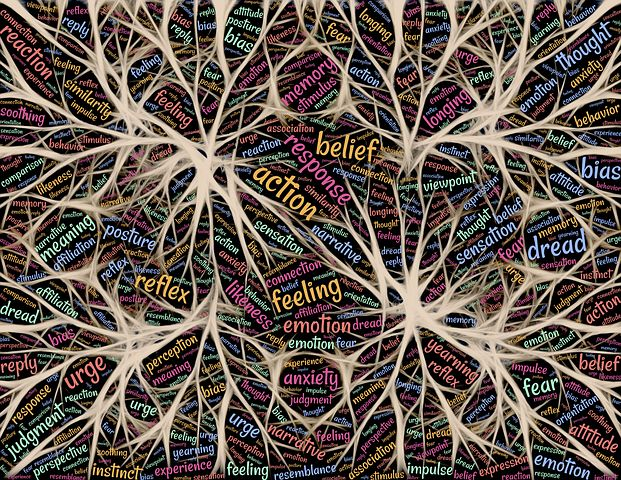
#> input picture mental.jpg, 621 x 480 px, found by its file name
$ jupyter execute RRT_investigation.ipynb
#> lines starting #> are read from the running program, lines starting #| are printed output that depends on the picture; after the words box and inside, x2 and y2 are one past the last pixel; in counts of white or black regions, pixels touching at a corner belong together
# 4. Rapidly Exploring Random Tree

[cell 1]
import cv2
import numpy as np
import matplotlib.pyplot as plt
from skimage import io
from random import randint

## Upload the image ECMAP.png

[cell 2]
cdata = cv2.imread(r'C:\asbjorn\karlsruhe\ss24\MIPN\Lecture4\mental.jpg')
#> cdata is the input picture: shape (480, 621, 3); mean B, G, R 77, 84.2, 96.6
plt.imshow(cdata)
plt.axis('on')
plt.show()

## Chose the starting and target points and show them on the map

[cell 3]
#Start point and target point
start = [200,150]
end = [130,360]

# Show the image
plt.imshow(cdata, cmap='gray')

# Add the start point and the end point on the image
plt.scatter(start[0], start[1], color='orange', marker='o', label='Start')
plt.scatter(end[0], end[1], color='blue', marker='o', label='End')

# Mostra il grafico
plt.show()
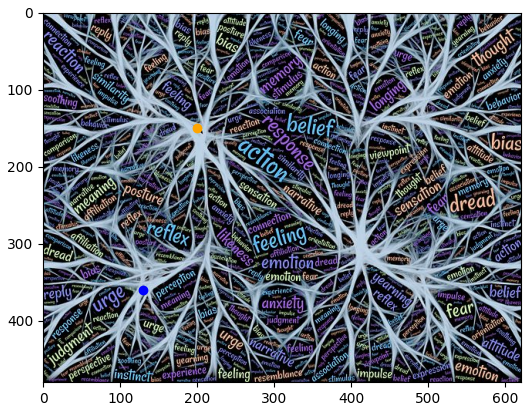
#> figure drawn by matplotlib, 1 panel; B, G, R data is drawn as R, G, B

## Some preprocessing of our map .. ;)

[cell 4]
# Convert the image into a grayscale image
I = cv2.imread(r'C:\asbjorn\karlsruhe\ss24\MIPN\Lecture4\mental.jpg', cv2.IMREAD_GRAYSCALE)
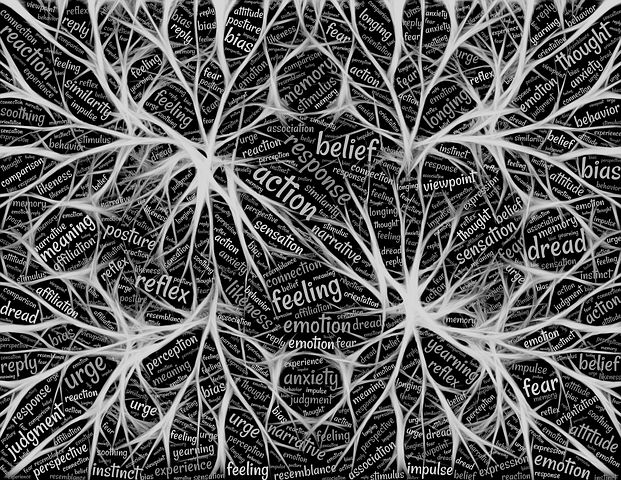
#> I: shape (480, 621); min 0, max 255, mean 86.4
_, BW = cv2.threshold(I, 185, 255, cv2.THRESH_BINARY) #convert into binary image with the correct threshold
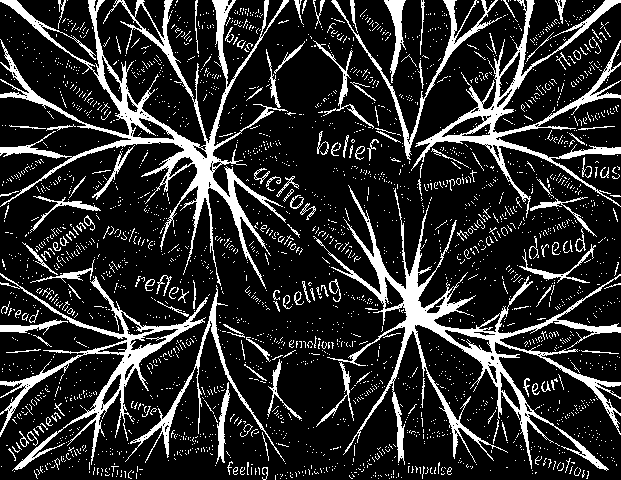
#> BW: shape (480, 621); 17.3% white; 2928 white regions (2791 under 20 px), largest, box (x1, y1, x2, y2) and area: (0, 0, 289, 289) 10908, (313, 185, 621, 471) 10181, (411, 0, 621, 218) 5409
BW2 = cv2.bitwise_not(BW) # Invert binary image
BW3 = cv2.morphologyEx(BW2, cv2.MORPH_OPEN, np.ones((5, 5), np.uint8), iterations=1) # Remove small (less than 500 pixels) connected components
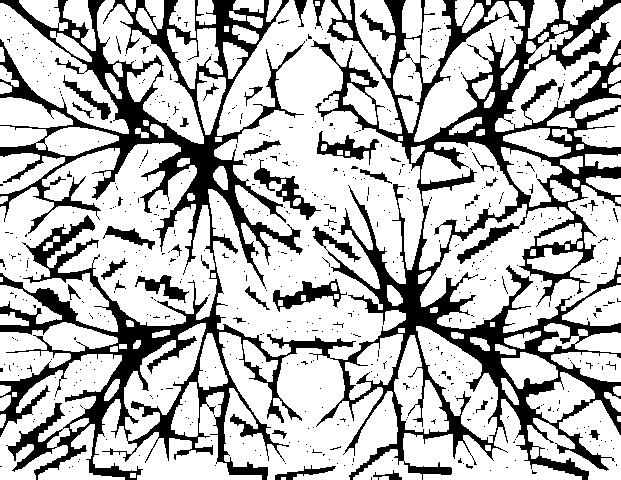
#> BW3: shape (480, 621); 72.4% white; 611 black regions (567 under 20 px), largest, box (x1, y1, x2, y2) and area: (0, 0, 621, 480) 74760, (254, 159, 321, 220) 873, (273, 279, 347, 312) 859
BW4 = cv2.bitwise_not(BW3) # Reverse the open image
BW5 = cv2.bitwise_not(cv2.bitwise_not(BW4) - cv2.dilate(BW4, np.ones((3, 3), np.uint8), iterations=1)) # Filling empty holes in the image
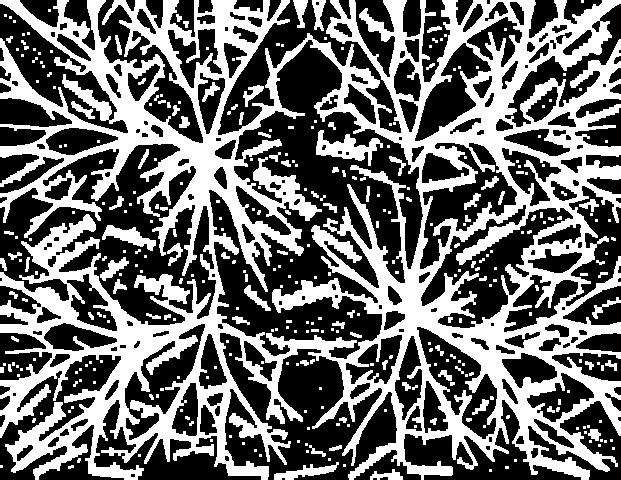
#> BW5: shape (480, 621); min 0, max 255, mean 108.8

plt.imshow(BW5, cmap = 'gray')
plt.scatter(start[0], start[1], color='orange', marker='o', label='Start')
plt.scatter(end[0], end[1], color='blue', marker='o', label='End')
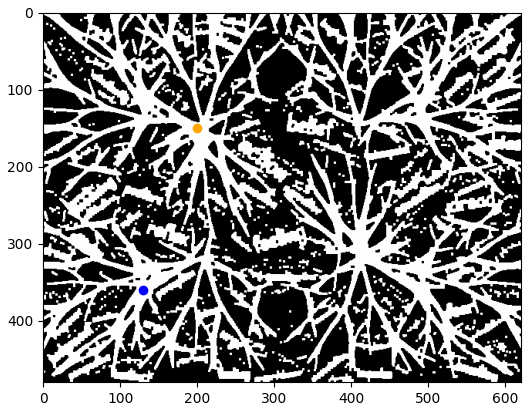
#> figure drawn by matplotlib, 1 panel

## RRT Function

[cell 5]
class Node:
    def __init__(self, x, y):
        self.x = x
        self.y = y
        self.parent = None

def distance(a, b):
    return np.sqrt((a.x - b.x)**2 + (a.y - b.y)**2)

def rand_node(w, h):
    return Node(randint(0, w - 1), randint(0, h - 1))

def closest_node(node, nodes):
    close_nodes = sorted(nodes, key=lambda n: distance(node, n))
    return close_nodes[0]

def new_node(direction, close_point, step=10):
    dist = distance(direction, close_point)
    if dist > step:
        prop_x = close_point.x + (direction.x - close_point.x) * step / dist
        prop_y = close_point.y + (direction.y - close_point.y) * step / dist
        return Node(int(prop_x), int(prop_y))
    else:
        return direction

def collision(node, map):
    try:
        return map[int(node.y), int(node.x)] == 0
    except:
        return 1

def rrt(map, start, end, iteration=8000, step=7):
#> called with iteration = 8000, step = 7
    w, h = map.shape
#> w = 480; h = 621
    start_node = Node(start[0], start[1])
    end_node = Node(end[0], end[1])
    nodes = [start_node]
    every_nodes = [start_node]  # Variable to save all nodes

    for i in range(iteration):
        rnd_node = rand_node(w, h) if randint(0, 100) > 50 else end_node
        close_node = closest_node(rnd_node, nodes)
        new_prop_node = new_node(rnd_node, close_node, step)

        if not collision(new_prop_node, map):
            new_prop_node.parent = close_node
            nodes.append(new_prop_node)
            every_nodes.append(new_prop_node)  # Add the new node to the list of all nodes

            if distance(new_prop_node, end_node) < step:
                end_node.parent = new_prop_node
                nodes.append(end_node)
                every_nodes.append(end_node)  # Add the final node if reached
                break
#> this loop made 8000 passes
#> dist in new_node on passes 16, 17, 19: 201.3, 98.01, 27.89
#> after the loop, every_nodes = 654 items; nodes = 654 items

    path = []
    current_node = end_node
    while current_node.parent is not None:
        path.append((current_node.x, current_node.y))
        current_node = current_node.parent
#> this loop made 0 passes
#> after the loop, path = []
    path.append((start_node.x, start_node.y))

    return path[::-1], every_nodes  # Returns both the route and all nodes

## Set start and target point and compute the path thorugh the rrt

[cell 6]
# Run RRT and get all nodes
path, every_nodes = rrt(BW5, start, end)
#> path = [(200, 150)]; every_nodes = 654 items

## Drawing the RRT tree

[cell 7]
# Draw tree
def draw_tree(nodes):
    plt.imshow(BW5, cmap='gray', origin='lower')
    for node in nodes:
        if node.parent:
            plt.plot([node.x, node.parent.x], [node.y, node.parent.y], 'r-')

# Draw path
def draw_path(path):
    plt.imshow(BW5, cmap='gray', origin='lower')
    xs, ys = zip(*path)  # Create separate lists for x and y co-ordinates
#> xs = (200,); ys = (150,)
    plt.plot(xs, ys, 'g-', linewidth=2)

# Draw the tree and the path
draw_tree(every_nodes)
draw_path(path)

plt.scatter(start[0], start[1], color='orange', marker='o', label='Start')
plt.scatter(end[0], end[1], color='blue', marker='o', label='End')

plt.gca().invert_yaxis()
plt.show()
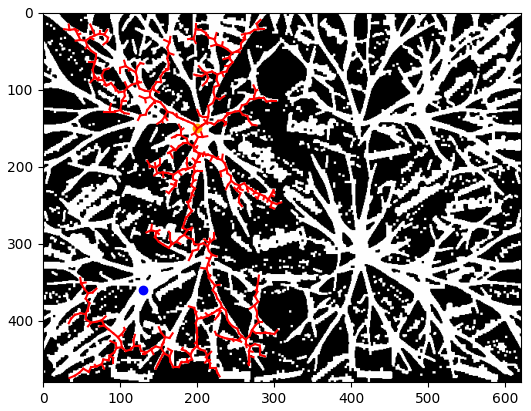
#> figure drawn by matplotlib, 1 panel
